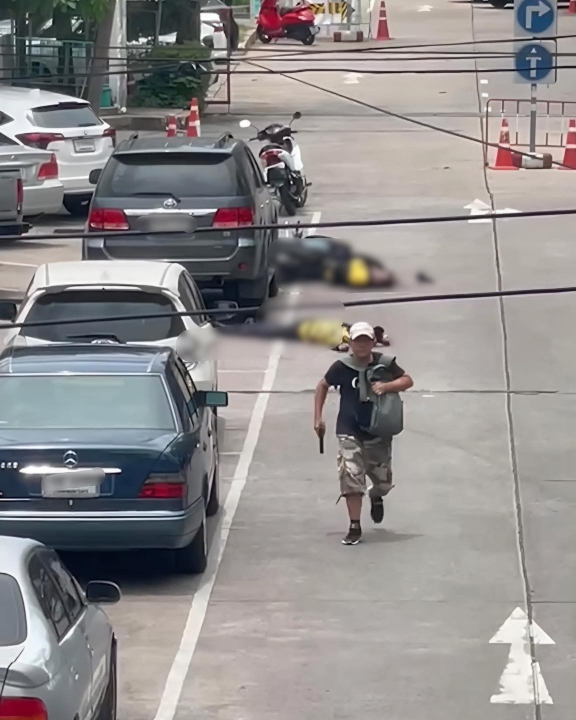
#> input picture data/images/image1.jpg, 1152 x 1440 px (shown at 1/2 size)
$ python -i enhancement.py   (imports and definitions only)
#> lines starting #> are read from the running program, lines starting #| are printed output that depends on the picture
import cv2
import pywt
import numpy as np

# Create CLAHE once — avoids costly reallocation on every tile/frame
_CLAHE = cv2.createCLAHE(clipLimit=2.0, tileGridSize=(8, 8))

def apply_wavelet_subband_boost(l_channel, boost_factor=1.25):
    """
    Applies 2D Discrete Wavelet Transform (Haar) and boosts
    high-frequency detail sub-bands (LH, HL, HH) to accentuate weapon edges.
    """
    try:
        # db2 (Daubechies-2) captures smoother weapon edges vs basic Haar
        coeffs = pywt.dwt2(l_channel.astype(np.float32), 'db2')
        LL, (LH, HL, HH) = coeffs

        LH *= boost_factor
        HL *= boost_factor
        HH *= boost_factor

        l_rec = pywt.idwt2((LL, (LH, HL, HH)), 'db2')
        l_rec = np.clip(l_rec, 0, 255).astype(np.uint8)

        if l_rec.shape != l_channel.shape:
            l_rec = cv2.resize(l_rec, (l_channel.shape[1], l_channel.shape[0]))
        return l_rec
    except Exception:
        return l_channel

def apply_clahe(image, clip_limit=2.0, tile_grid_size=(8, 8)):
    """
    Applies Contrast Limited Adaptive Histogram Equalization in LAB color space.
    """
    lab = cv2.cvtColor(image, cv2.COLOR_BGR2LAB)
    l, a, b = cv2.split(lab)
    clahe = cv2.createCLAHE(clipLimit=clip_limit, tileGridSize=tile_grid_size)
    l_clahe = clahe.apply(l)
    return cv2.cvtColor(cv2.merge([l_clahe, a, b]), cv2.COLOR_LAB2BGR)

def apply_unsharp_mask(image, sigma=1.5, strength=1.4):
    """
    Restores sharp high-frequency edge definition using Gaussian blur subtraction.
    """
    blurred = cv2.GaussianBlur(image, (0, 0), sigmaX=sigma)
    return cv2.addWeighted(image, strength, blurred, -(strength - 1.0), 0)

def apply_dip_enhancement(image, use_wavelet=True):
    """
    Full Digital Image Processing (DIP) enhancement pipeline:
    1. Wavelet 2D DWT detail enhancement on Luminance channel
    2. LAB CLAHE adaptive contrast equalization
    3. Unsharp Masking high-frequency edge restoration
    """
    if image is None or image.size == 0:
        return image

    lab = cv2.cvtColor(image, cv2.COLOR_BGR2LAB)
    l, a, b = cv2.split(lab)

    if use_wavelet:
        l = apply_wavelet_subband_boost(l)

    l_clahe = _CLAHE.apply(l)
    enhanced = cv2.cvtColor(cv2.merge([l_clahe, a, b]), cv2.COLOR_LAB2BGR)

    return apply_unsharp_mask(enhanced, sigma=1.5, strength=1.4)

>>> import cv2
>>> picture = cv2.imread('../../data/images/image1.jpg')
#> picture is the input picture: shape (1440, 1152, 3); mean B, G, R 140.4, 140.3, 143.5
>>> result = apply_dip_enhancement(picture)
#> in apply_dip_enhancement, `lab = cv2.cvtColor(image, cv2.COLOR_BGR2LAB)`: lab: shape (1440, 1152, 3); mean of channels 0, 1, 2 147.7, 129.3, 128.4
#> in apply_dip_enhancement, `l, a, b = cv2.split(lab)`:
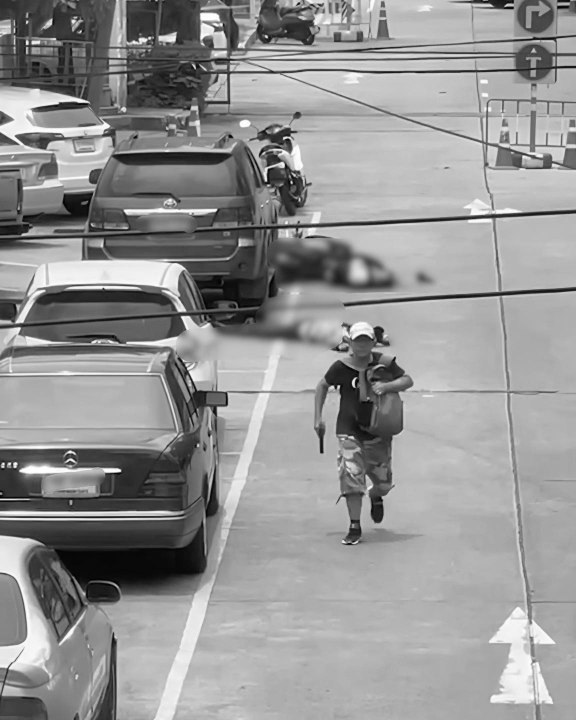
#> l: shape (1440, 1152) (shown at 1/2 size); min 0, max 255, mean 147.7
#> in apply_dip_enhancement, `l, a, b = cv2.split(lab)`:
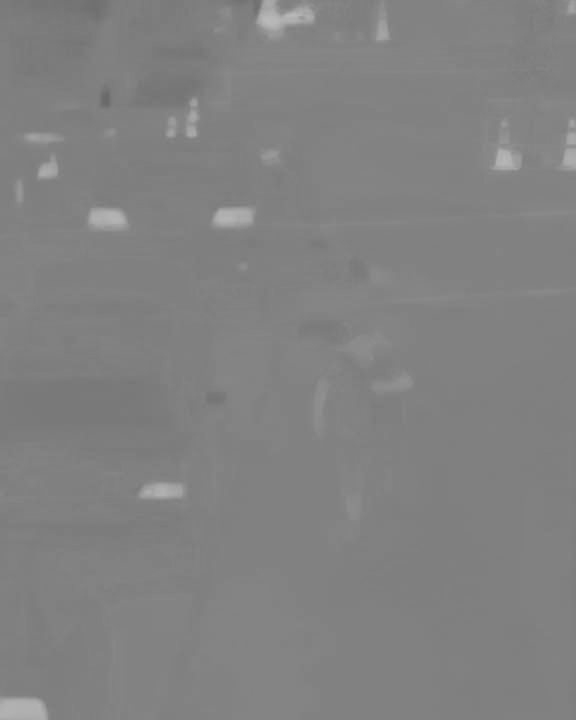
#> a: shape (1440, 1152) (shown at 1/2 size); min 105, max 187, mean 129.3
#> in apply_wavelet_subband_boost, `LL, (LH, HL, HH) = coeffs`:
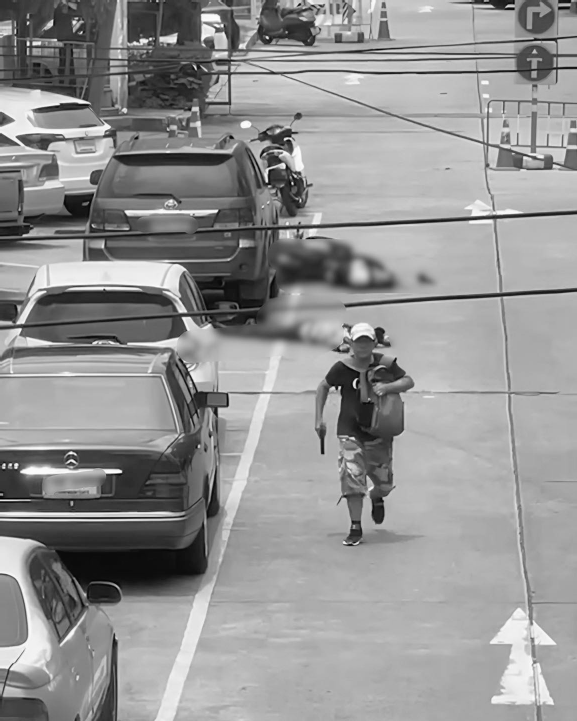
#> LL: shape (721, 577) float32; min -10.11, max 516.9, mean 295.3; drawn with min black and max white
#> in apply_wavelet_subband_boost, `LL, (LH, HL, HH) = coeffs`:
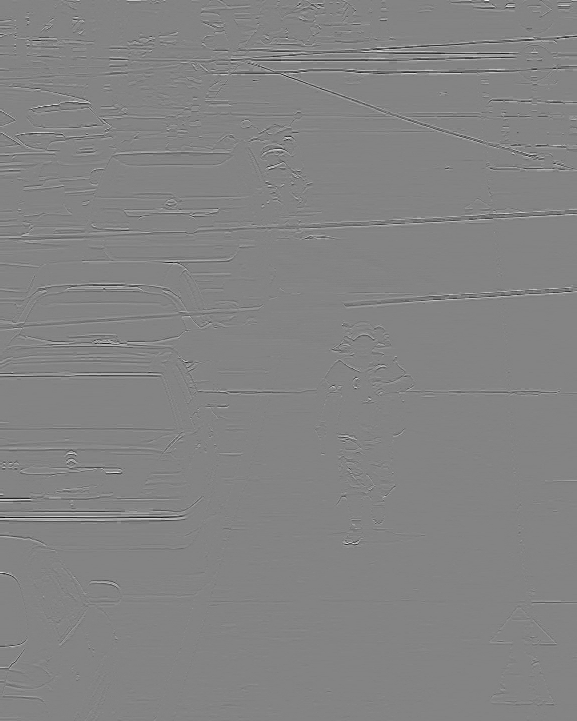
#> LH: shape (721, 577) float32; min -96.64, max 90.03, mean 0; drawn with min black and max white
#> in apply_wavelet_subband_boost, `LL, (LH, HL, HH) = coeffs`:
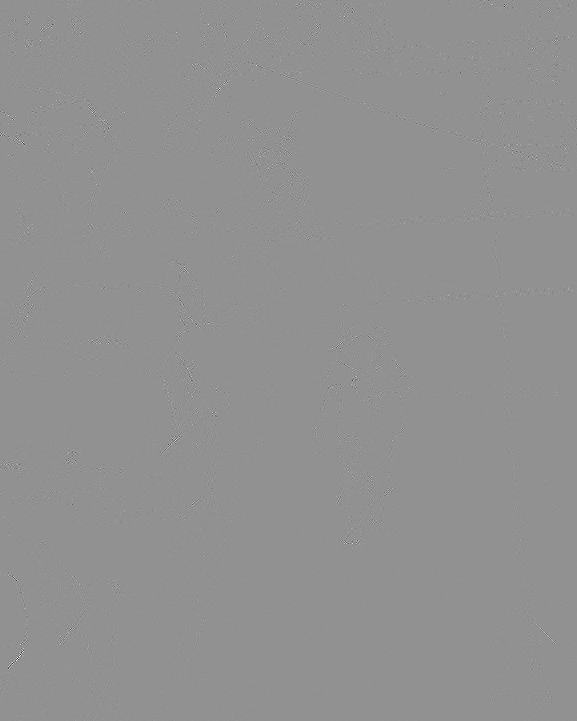
#> HH: shape (721, 577) float32; min -42.66, max 32.09, mean 0; drawn with min black and max white
#> in apply_dip_enhancement, `l_clahe = _CLAHE.apply(l)`:
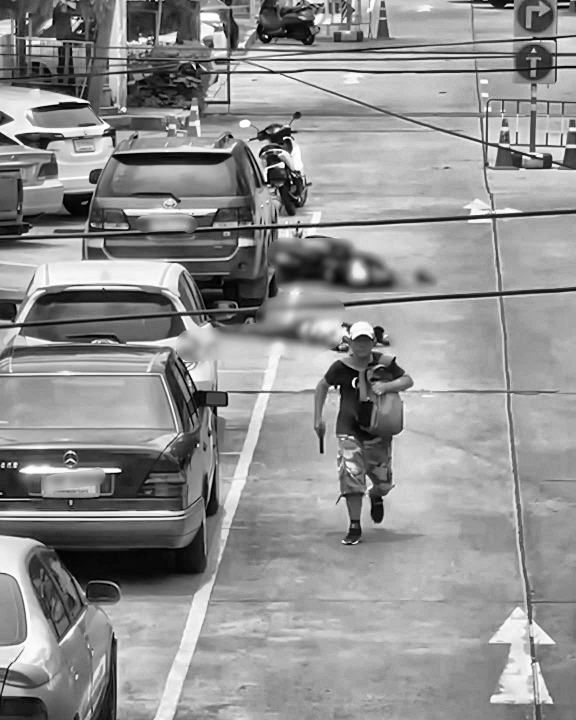
#> l_clahe: shape (1440, 1152) (shown at 1/2 size); min 0, max 255, mean 144.3
#> in apply_dip_enhancement, `enhanced = cv2.cvtColor(cv2.merge([l_clahe, a, b]), cv2.COLOR_LAB2BGR)`:
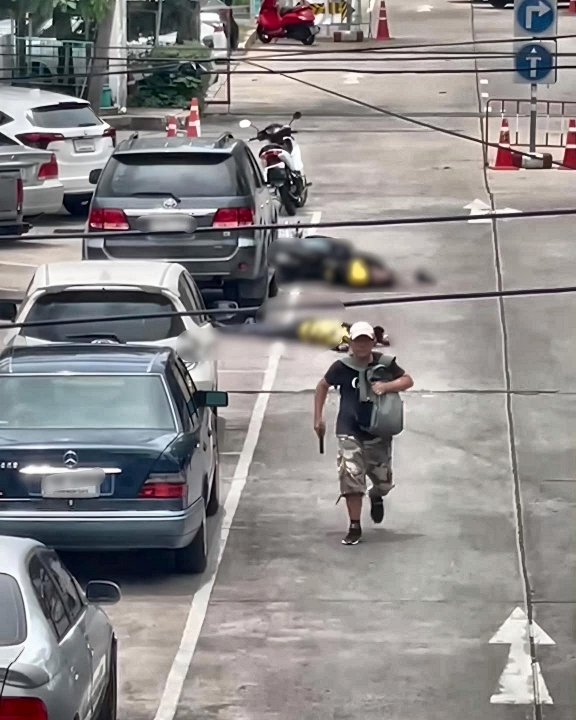
#> enhanced: shape (1440, 1152, 3) (shown at 1/2 size); mean B, G, R 137.2, 137.3, 140.1

$ run again, on data/images/image10.jpg
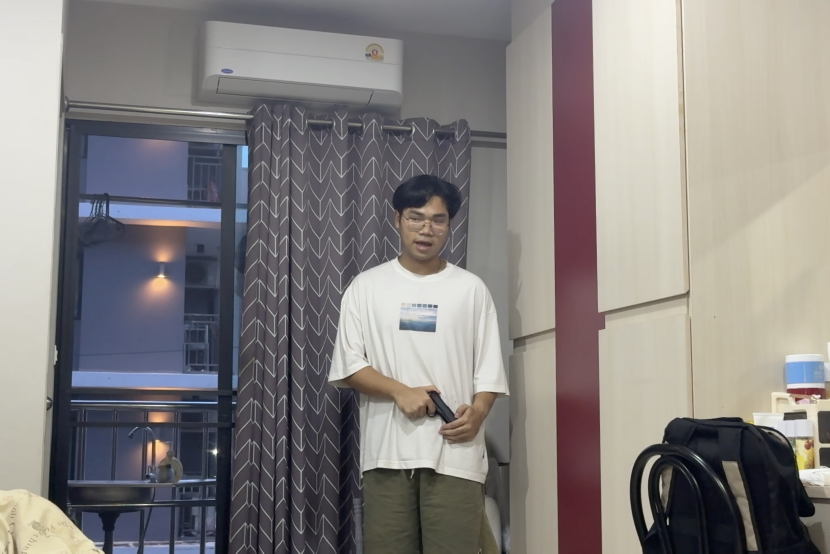
#> input picture data/images/image10.jpg, 2488 x 1660 px (shown at 1/3 size)
#> picture is the input picture: shape (1660, 2488, 3); mean B, G, R 128.6, 130, 133.8
#> lab: shape (1660, 2488, 3); mean of channels 0, 1, 2 136.8, 129.6, 129
#> in apply_wavelet_subband_boost, `LL, (LH, HL, HH) = coeffs`:
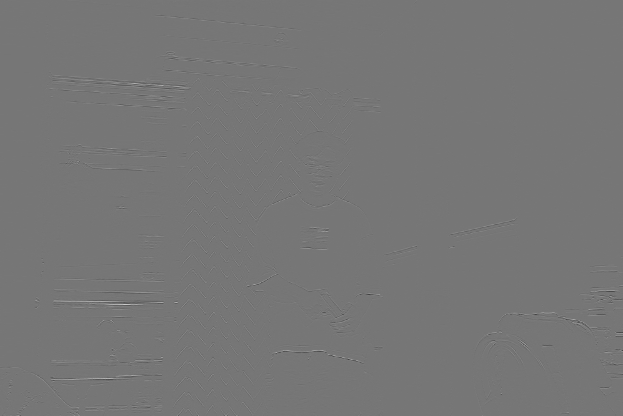
#> LH: shape (831, 1245) float32 (shown at 1/2 size); min -65.56, max 75.47, mean 0; drawn with min black and max white
#> in apply_dip_enhancement, `enhanced = cv2.cvtColor(cv2.merge([l_clahe, a, b]), cv2.COLOR_LAB2BGR)`:
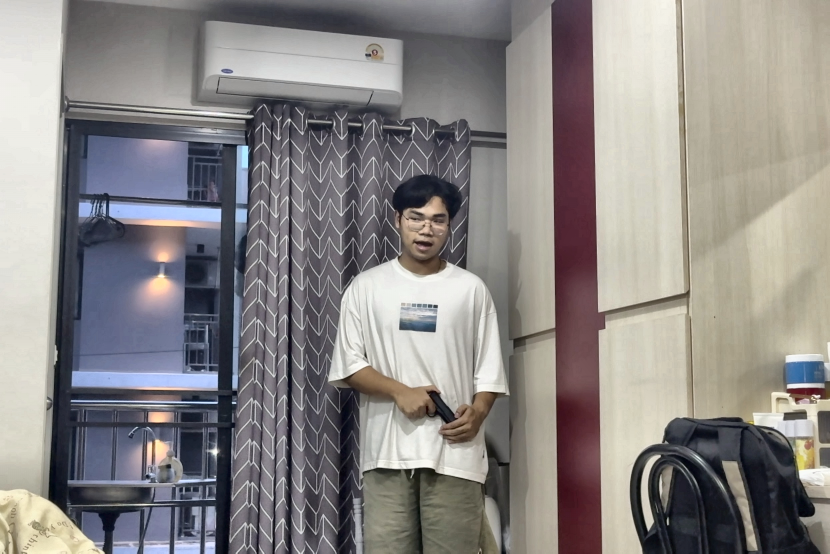
#> enhanced: shape (1660, 2488, 3) (shown at 1/3 size); mean B, G, R 133.5, 134.9, 138.6

$ run again, on data/images/image12.jpg
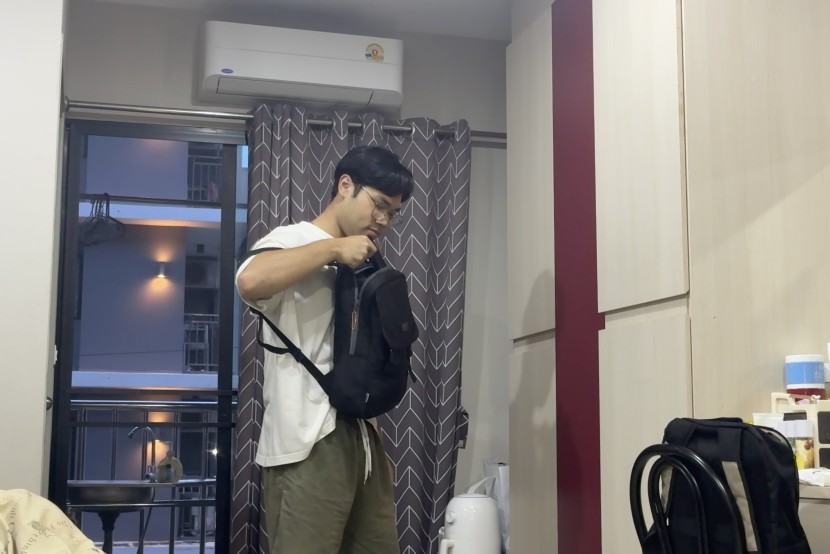
#> input picture data/images/image12.jpg, 2488 x 1660 px (shown at 1/3 size)
#> picture is the input picture: shape (1660, 2488, 3); mean B, G, R 124.5, 126.2, 129.9
#> lab: shape (1660, 2488, 3); mean of channels 0, 1, 2 132.7, 129.5, 129.1
#> in apply_wavelet_subband_boost, `LL, (LH, HL, HH) = coeffs`:
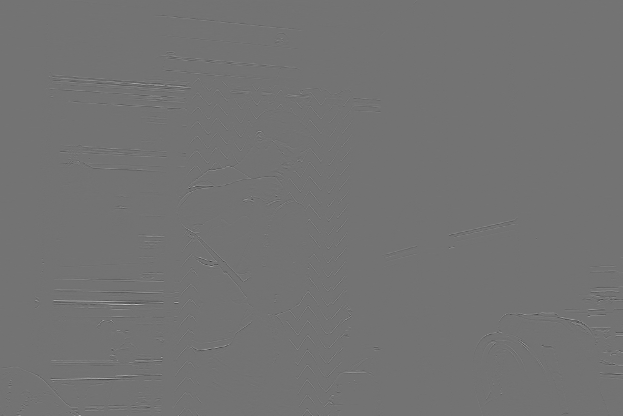
#> LH: shape (831, 1245) float32 (shown at 1/2 size); min -63.81, max 77.39, mean 0; drawn with min black and max white
#> in apply_dip_enhancement, `enhanced = cv2.cvtColor(cv2.merge([l_clahe, a, b]), cv2.COLOR_LAB2BGR)`:
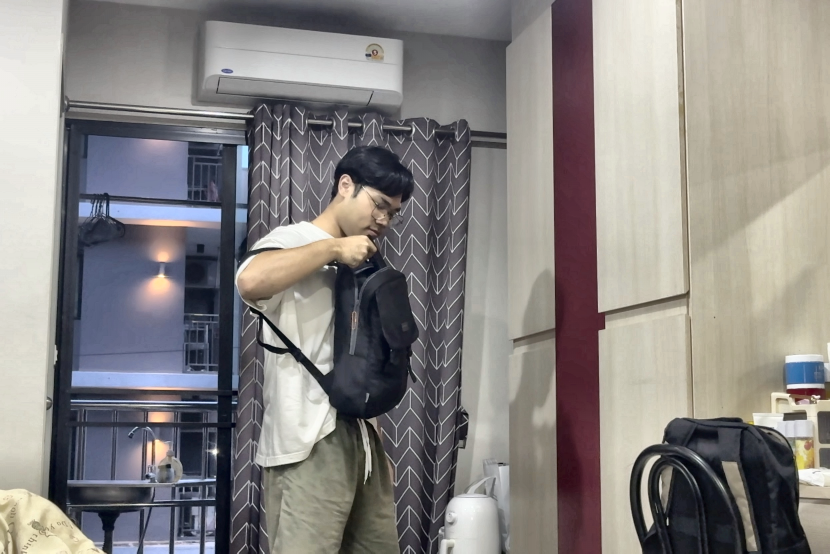
#> enhanced: shape (1660, 2488, 3) (shown at 1/3 size); mean B, G, R 130.2, 131.9, 135.5
